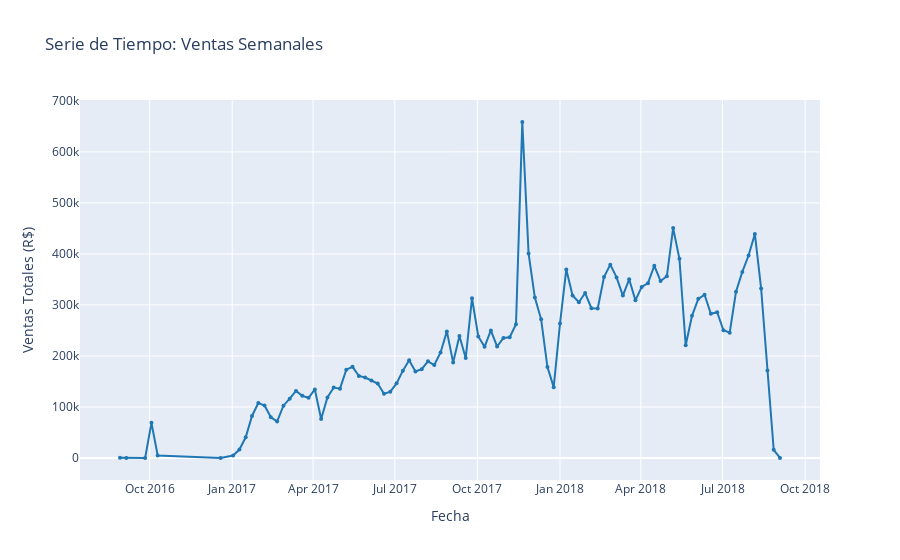

Notebook source saved alongside this figure:
### Markdown cell above
## 5. Análisis Exploratorio de la Serie de Tiempo

### Code cell
# Visualización de la serie de tiempo
fig = go.Figure()

fig.add_trace(go.Scatter(
    x=df_pd['ds'],
    y=df_pd['y'],
    mode='lines+markers',
    name='Ventas Semanales',
    line=dict(color='#1f77b4', width=2),
    marker=dict(size=4)
))

fig.update_layout(
    title='Serie de Tiempo: Ventas Semanales',
    xaxis_title='Fecha',
    yaxis_title='Ventas Totales (R$)',
    height=500,
    hovermode='x unified'
)

fig.show()

print("✓ Gráfico de serie de tiempo generado")
